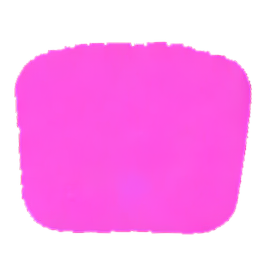
#> input picture debug/bag/rgb_000.png, 256 x 256 px
$ python rgb.py
#> lines starting #> are read from the running program, lines starting #| are printed output that depends on the picture; long printed decimals are rounded
from PIL import Image
import numpy as np

im = Image.open("rgb_000.png")
#> im is the input picture: PIL image 256x256 RGBA; mean R, G, B, A 251.7, 146.5, 235.3, 157.3
arr = np.array(im)  # should be (H,W,4)

a = arr[..., 3]
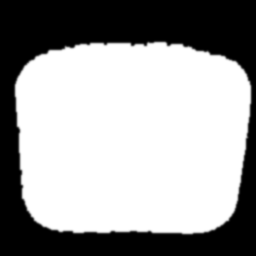
#> a: shape (256, 256); min 0, max 255, mean 157.3
rgb = arr[..., :3]
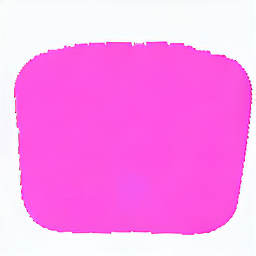
#> rgb: shape (256, 256, 3); mean R, G, B 251.7, 146.5, 235.3

print("mode:", im.mode, "shape:", arr.shape)
#| mode: RGBA shape: (256, 256, 4)
print("alpha>0 ratio:", (a > 0).mean())
#| alpha>0 ratio: 0.6514
print("mean RGB where alpha==0:", rgb[a == 0].mean(axis=0) if (a==0).any() else None)
#| mean RGB where alpha==0: [248.915 251.183  252.733]

$ run again, with debug/bag/rgb_001.png copied over debug/bag/rgb_000.png
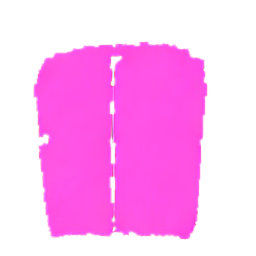
#> input picture debug/bag/rgb_001.png, 256 x 256 px
#> im is the input picture: PIL image 256x256 RGBA; mean R, G, B, A 252.2, 173.9, 241.2, 114.3
#> `a = arr[..., 3]`:
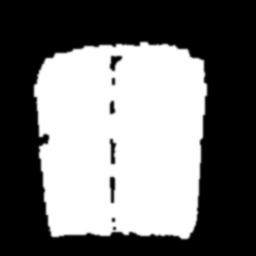
#> a: shape (256, 256); min 0, max 255, mean 114.3
#> `rgb = arr[..., :3]`:
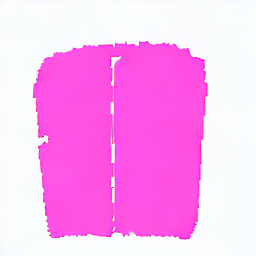
#> rgb: shape (256, 256, 3); mean R, G, B 252.2, 173.9, 241.2
#| mode: RGBA shape: (256, 256, 4)
#| alpha>0 ratio: 0.4863
#| mean RGB where alpha==0: [250.648 252.780 253.564]

$ run again, with debug/bag/rgb_002.png copied over debug/bag/rgb_000.png
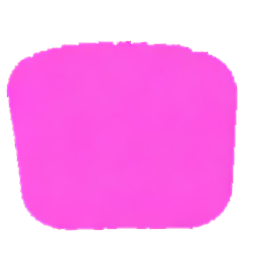
#> input picture debug/bag/rgb_002.png, 256 x 256 px
#> im is the input picture: PIL image 256x256 RGBA; mean R, G, B, A 251.3, 152.1, 236.7, 150
#> `a = arr[..., 3]`:
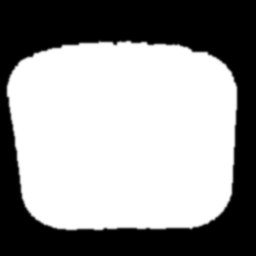
#> a: shape (256, 256); min 0, max 255, mean 150
#> `rgb = arr[..., :3]`:
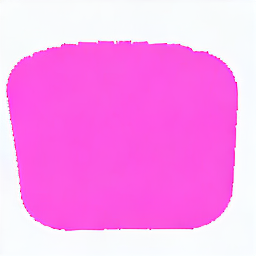
#> rgb: shape (256, 256, 3); mean R, G, B 251.3, 152.1, 236.7
#| mode: RGBA shape: (256, 256, 4)
#| alpha>0 ratio: 0.6216
#| mean RGB where alpha==0: [249.118 251.296 253.119]

$ run again, with debug/bag/rgb_003.png copied over debug/bag/rgb_000.png
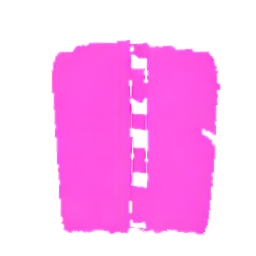
#> input picture debug/bag/rgb_003.png, 256 x 256 px
#> im is the input picture: PIL image 256x256 RGBA; mean R, G, B, A 251.5, 178.9, 240.6, 107.9
#> `a = arr[..., 3]`:
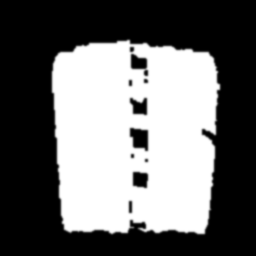
#> a: shape (256, 256); min 0, max 255, mean 107.9
#> `rgb = arr[..., :3]`:
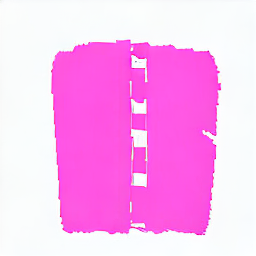
#> rgb: shape (256, 256, 3); mean R, G, B 251.5, 178.9, 240.6
#| mode: RGBA shape: (256, 256, 4)
#| alpha>0 ratio: 0.4679
#| mean RGB where alpha==0: [249.920 252.161 252.767]
